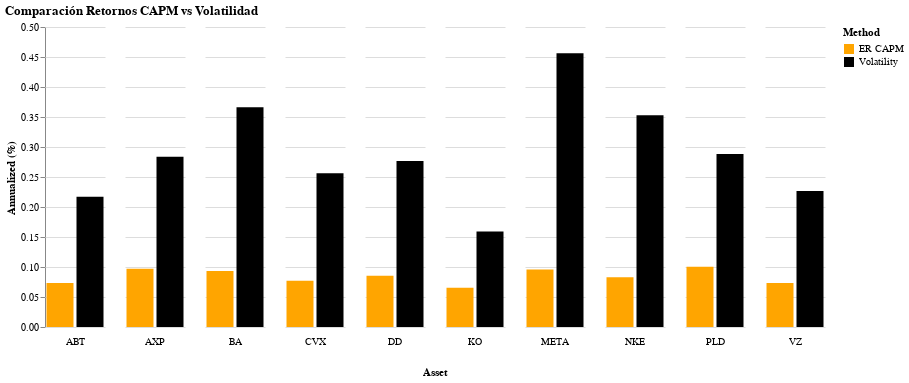

Here is the notebook cell this chart was saved with:
### Code cell
blpor.compare_capmrets_vol(annual_vol, capm_rets)

### Figure 1 — Vega-Lite specification as saved in the notebook (floating-point values rounded to 4 significant figures)
{"config": {"view": {"continuousWidth": 300, "continuousHeight": 300, "stroke": null}, "header": {"labelOrient": "bottom", "titleOrient": "bottom"}}, "data": {"name": "data-c3a4dca6024b7204a6638f93a577b129"}, "mark": {"type": "bar"}, "encoding": {"color": {"field": "Method", "scale": {"range": ["orange", "black"]}, "type": "nominal"}, "column": {"field": "index", "header": {"labelOrient": "bottom", "titleOrient": "bottom"}, "title": "Asset", "type": "nominal"}, "tooltip": [{"field": "index", "type": "nominal"}, {"field": "Method", "type": "nominal"}, {"field": "Return", "type": "quantitative"}], "x": {"axis": null, "field": "Method", "type": "nominal"}, "y": {"field": "Return", "title": "Annualized (%)", "type": "quantitative"}}, "height": 300, "title": "Comparación Retornos CAPM vs Volatilidad", "width": 60, "$schema": "https://vega.github.io/schema/vega-lite/v5.20.1.json", "datasets": {"data-c3a4dca6024b7204a6638f93a577b129": [{"index": "META", "Method": "Volatility", "Return": 0.4561}, {"index": "PLD", "Method": "Volatility", "Return": 0.2882}, {"index": "CVX", "Method": "Volatility", "Return": 0.256}, {"index": "BA", "Method": "Volatility", "Return": 0.3661}, {"index": "ABT", "Method": "Volatility", "Return": 0.2169}, {"index": "AXP", "Method": "Volatility", "Return": 0.2838}, {"index": "DD", "Method": "Volatility", "Return": 0.2765}, {"index": "VZ", "Method": "Volatility", "Return": 0.2267}, {"index": "KO", "Method": "Volatility", "Return": 0.1592}, {"index": "NKE", "Method": "Volatility", "Return": 0.353}, {"index": "META", "Method": "ER CAPM", "Return": 0.09591}, {"index": "PLD", "Method": "ER CAPM", "Return": 0.1006}, {"index": "CVX", "Method": "ER CAPM", "Return": 0.07723}, {"index": "BA", "Method": "ER CAPM", "Return": 0.0935}, {"index": "ABT", "Method": "ER CAPM", "Return": 0.07336}, {"index": "AXP", "Method": "ER CAPM", "Return": 0.09718}, {"index": "DD", "Method": "ER CAPM", "Return": 0.08547}, {"index": "VZ", "Method": "ER CAPM", "Return": 0.07326}, {"index": "KO", "Method": "ER CAPM", "Return": 0.06532}, {"index": "NKE", "Method": "ER CAPM", "Return": 0.08306}]}}
